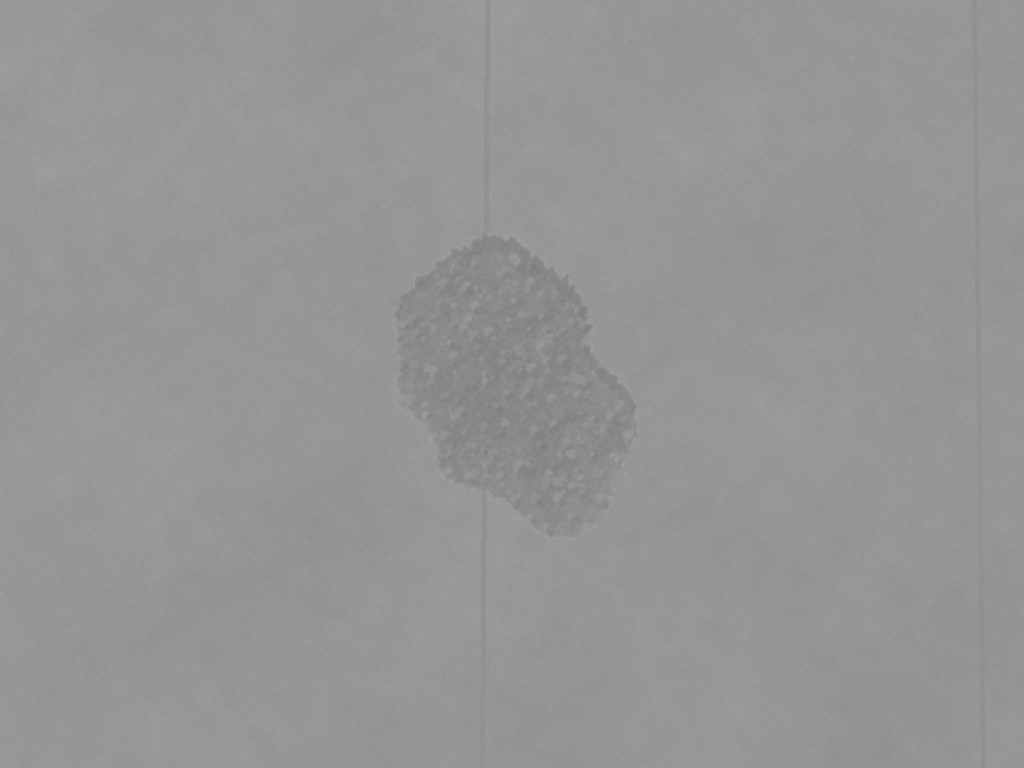
#> input picture data/samples/fotos/sintetica_baixo_contraste_01.jpg, 1024 x 768 px
$ python -i privacy.py   (imports and definitions only)
#> lines starting #> are read from the running program, lines starting #| are printed output that depends on the picture
#> further down, picture is the input picture: shape (768, 1024, 3); mean B, G, R 147.7, 149.5, 149.7
"""Privacidade (LGPD) aplicada à fotografia antes de qualquer armazenamento.

``sanitize_image``:
1. valida e decodifica a imagem (a orientação EXIF é aplicada aos pixels);
2. reduz a imagem para que o maior lado tenha no máximo ``max_side`` px;
3. detecta rostos frontais com o classificador Haar que acompanha o OpenCV
   (``cv2.data.haarcascades``) e os borra com um filtro gaussiano forte;
4. recodifica em JPEG **sem** copiar metadados — EXIF, GPS, modelo do aparelho,
   data/hora e miniaturas são descartados, pois o JPEG é gerado a partir dos pixels.

Se o arquivo do classificador Haar não estiver disponível, a função continua sem
falhar e registra um aviso no log (``logging``) e no relatório de
``sanitize_image_with_report``.
"""

from __future__ import annotations

import logging
import os
from functools import lru_cache

import cv2
import numpy as np

from .errors import VisionError
from .validation import decode_image

logger = logging.getLogger("acessacidade_vision.privacy")

JPEG_QUALITY = 90
FACE_CASCADE_FILE = "haarcascade_frontalface_default.xml"


@lru_cache(maxsize=1)
def _load_face_cascade():
    """Carrega o classificador Haar de rostos; devolve ``None`` se indisponível."""
    try:
        base = getattr(cv2, "data", None)
        path = os.path.join(base.haarcascades, FACE_CASCADE_FILE) if base else ""
        if not path or not os.path.exists(path):
            logger.warning("Classificador Haar de rostos não encontrado; rostos não serão borrados.")
            return None
        cascade = cv2.CascadeClassifier(path)
        if cascade.empty():
            logger.warning("Classificador Haar de rostos vazio; rostos não serão borrados.")
            return None
        return cascade
    except Exception:  # pragma: no cover - ambiente sem dados do OpenCV
        logger.warning("Falha ao carregar o classificador Haar; rostos não serão borrados.")
        return None


# [8 lines left out: function resize_max_side, not called in this run]


ACHROMATIC_LIMIT = 10.0  # croma média (|Cr−128| + |Cb−128|) abaixo disto = região sem cor
COLOR_IMAGE_LIMIT = 1.0  # croma média da foto inteira acima disto = foto colorida (não monocromática)


def _chroma(img_bgr: np.ndarray) -> float:
    ycrcb = cv2.cvtColor(img_bgr, cv2.COLOR_BGR2YCrCb).astype(np.float32)
    return float(np.mean(np.abs(ycrcb[..., 1] - 128.0) + np.abs(ycrcb[..., 2] - 128.0)))


def detect_faces(img: np.ndarray) -> list[tuple[int, int, int, int]] | None:
    """Detecta rostos frontais. Devolve ``None`` se o classificador não estiver disponível.

    O classificador Haar gera falsos positivos em texturas de pavimento. Numa foto
    COLORIDA, uma detecção praticamente sem cor (cinza de concreto/asfalto) é
    descartada, pois pele humana sempre tem croma. Em fotos em tons de cinza nenhuma
    detecção é descartada (a privacidade tem prioridade sobre o detalhe da imagem).
    """
    cascade = _load_face_cascade()
    if cascade is None:
        return None
    gray = cv2.cvtColor(img, cv2.COLOR_BGR2GRAY)
    gray = cv2.equalizeHist(gray)
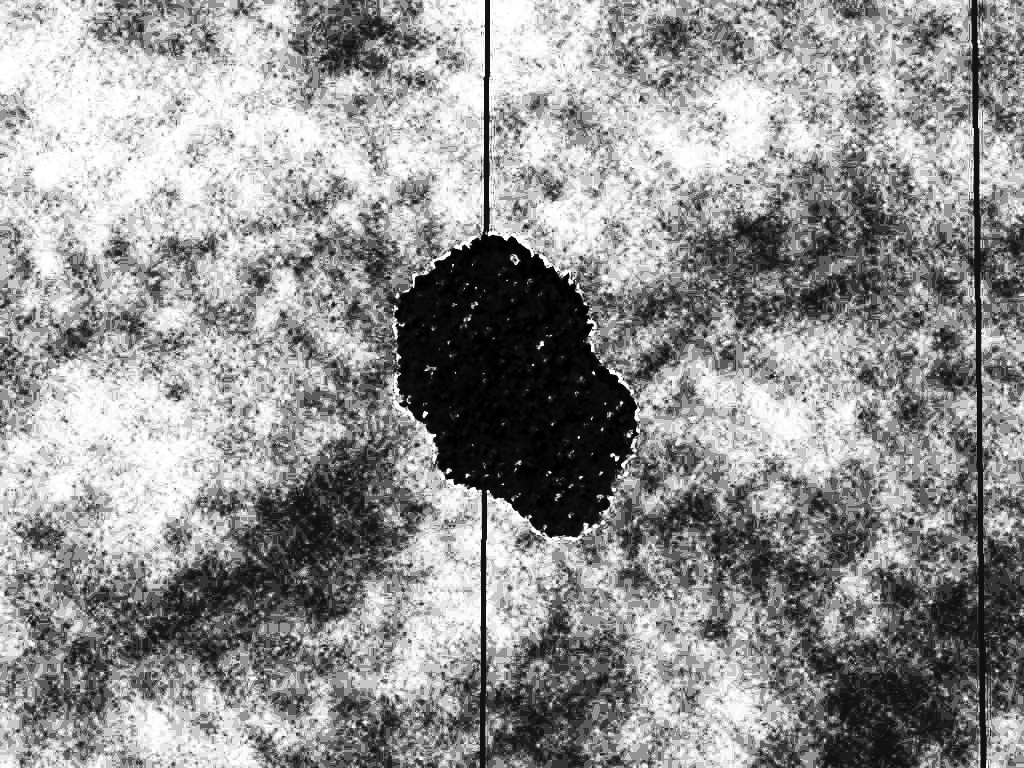
#> gray: shape (768, 1024); min 0, max 255, mean 145.8
    min_side = max(24, int(min(gray.shape[:2]) * 0.05))
#> min_side = 38
    faces = cascade.detectMultiScale(
        gray, scaleFactor=1.1, minNeighbors=6, minSize=(min_side, min_side)
    )
#> faces = ()
    boxes = [tuple(int(v) for v in f) for f in faces] if len(faces) else []
#> boxes = []
    if boxes and _chroma(img) > COLOR_IMAGE_LIMIT:
        boxes = [b for b in boxes if _chroma(img[b[1]:b[1] + b[3], b[0]:b[0] + b[2]]) >= ACHROMATIC_LIMIT]
    return boxes


# [56 lines left out: functions blur_regions, sanitize_image_with_report, sanitize_image, not called in this run]

>>> import cv2
>>> picture = cv2.imread('../../../data/samples/fotos/sintetica_baixo_contraste_01.jpg')
>>> result = detect_faces(picture)
#> result = []

$ run again, on data/samples/fotos/sintetica_buraco_01.jpg
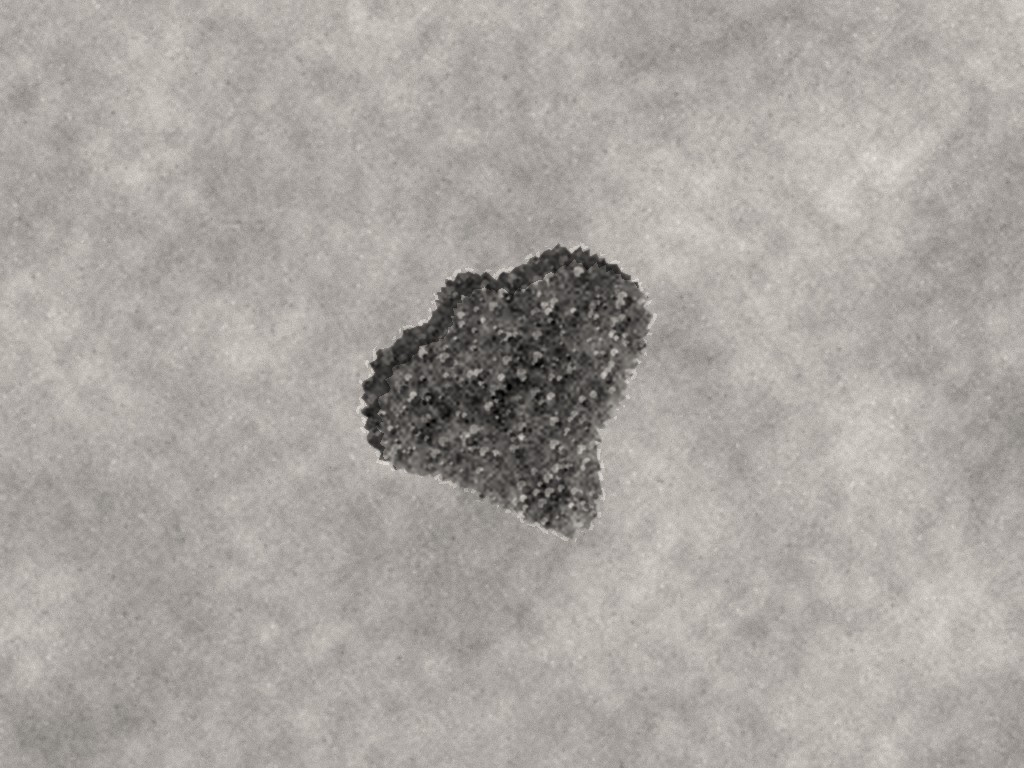
#> input picture data/samples/fotos/sintetica_buraco_01.jpg, 1024 x 768 px
#> picture is the input picture: shape (768, 1024, 3); mean B, G, R 159.2, 163.7, 168.5
#> in detect_faces, `gray = cv2.equalizeHist(gray)`:
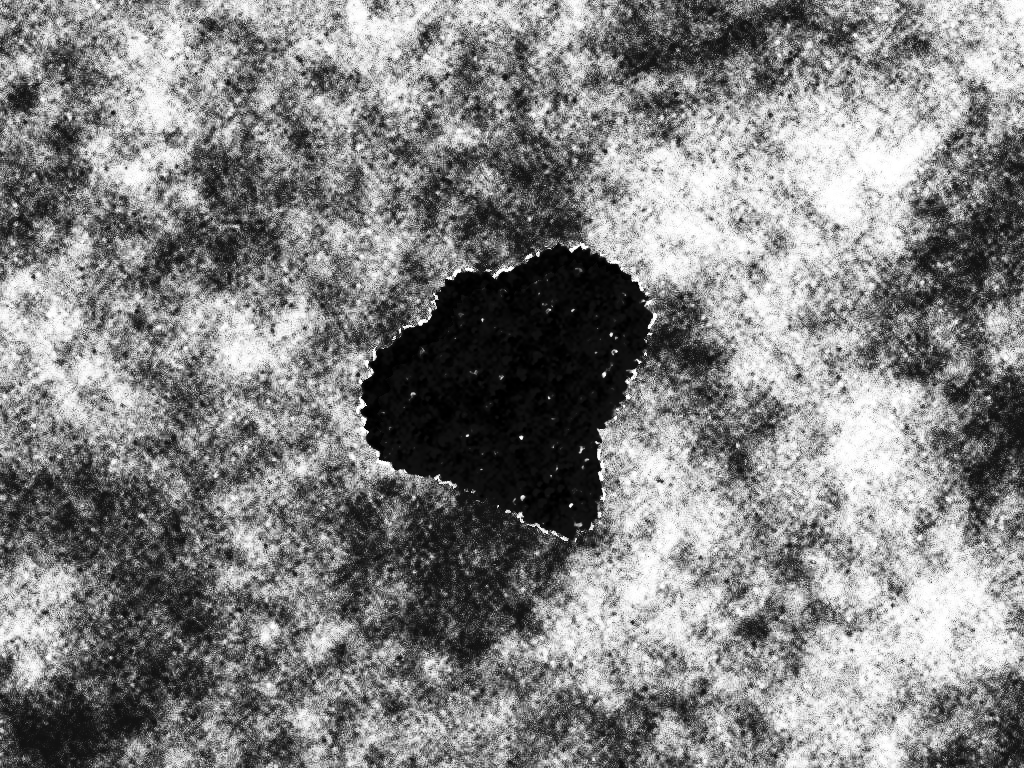
#> gray: shape (768, 1024); min 0, max 255, mean 130.1
#> faces = ()
#> boxes = []
